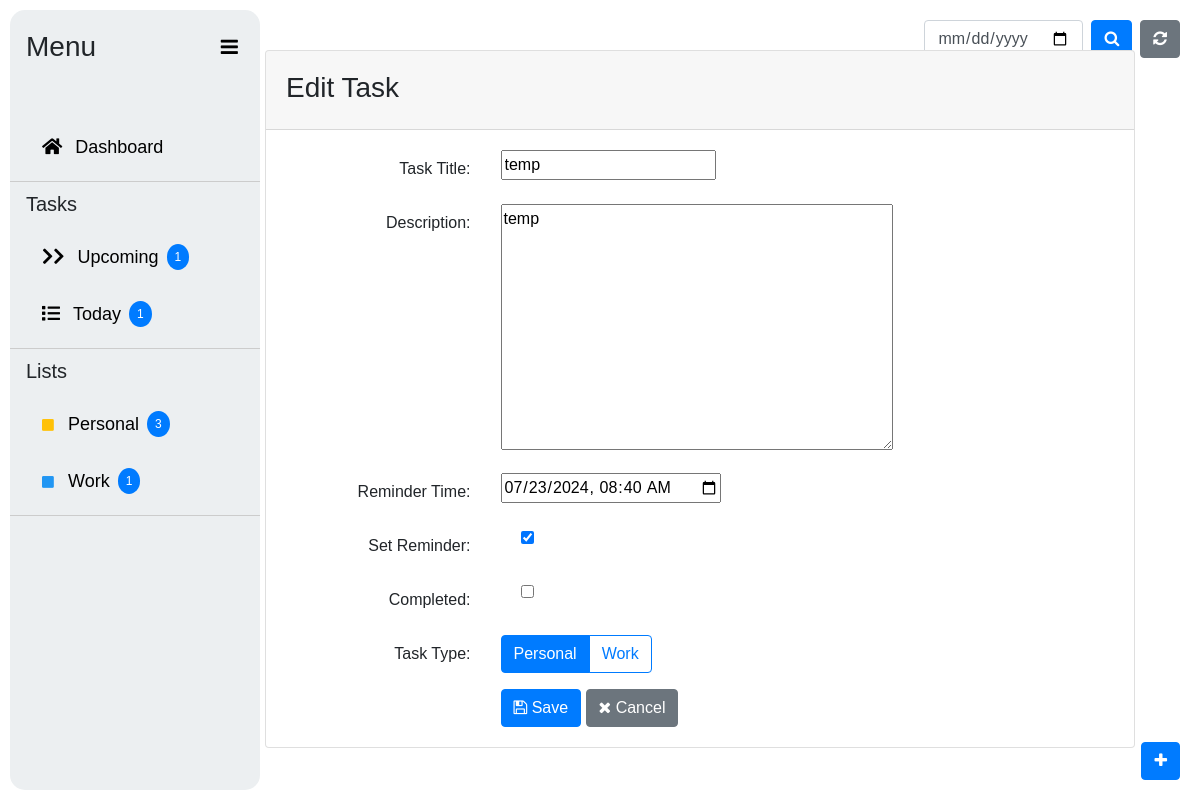
The page /edit/3/ on the database its author committed.
### tasks/models.py (models this page shows, shortened)
class Task(models.Model):
    TASK_TYPE_CHOICES = [
        ('personal', 'Personal'),
        ('work', 'Work'),
    ]
    title = models.CharField(max_length=200)
    description = models.TextField()
    completed = models.BooleanField(default=False)
    reminder_time = models.DateTimeField(blank=True, null=True)
    is_reminder_set = models.BooleanField(default=False)
    task_type = models.CharField(max_length=10, choices=TASK_TYPE_CHOICES, default='personal')

### tasks/views.py (the view)
# urls.py: path('edit/<int:pk>/', views.task_update, name='edit-task'),
def task_update(request, pk):
    tomorrow = timezone.now().date() + timedelta(days=1)
    upcoming_count = Task.objects.filter(reminder_time__date__gte=tomorrow).count()
    today = timezone.now().date()
    today_count = Task.objects.filter(reminder_time__date=today).count()
    personal_tasks = Task.objects.filter(task_type='personal', completed=False).order_by('reminder_time')
    personal_count = personal_tasks.count()
    work_tasks = Task.objects.filter(task_type='work', completed=False).order_by('reminder_time')
    work_count = work_tasks.count()
    task = get_object_or_404(Task, pk=pk)
    if request.method == 'POST':
        form = TaskForm(request.POST, instance=task)
        if form.is_valid():
            task = form.save(commit=False)
            if task.completed:
                task.reminder_time = None
                task.is_reminder_set = False
            task.save()
            messages.success(request, f'Task "{task.title}" updated successfully.')
            return redirect('task-list')
    else:
        form = TaskForm(instance=task)
    return render(request, 'tasks/task_form.html', {'form': form,'upcoming_count': upcoming_count,
        'today_count': today_count,'personal_count':personal_count,
        'work_count':work_count})

### tasks/forms.py
class TaskForm(forms.ModelForm):
    TASK_TYPE_CHOICES = [
        ('personal', 'Personal'),
        ('work', 'Work'),
    ]
    task_type = forms.ChoiceField(choices=TASK_TYPE_CHOICES, widget=forms.RadioSelect, initial='work')
    class Meta:
        model = Task
        fields = ['title', 'description', 'completed', 'reminder_time', 'is_reminder_set','task_type']
        widgets = {
            'reminder_time': forms.DateTimeInput(attrs={'type': 'datetime-local'}, format='%Y-%m-%dT%H:%M'),
        }

### tasks/templates/tasks/task_form.html (shortened to what this page needs)
{% extends 'base.html' %}
{% block content %}
<div class="container">
    <div class="row justify-content-center">
        <div class="col-12">
            <div class="card">
                <div class="card-header">
                    <h3 class="card-title mt-2">
                        {% if form.instance.pk %}
                            Edit Task
                        {% else %}
                            Add Task
                        {% endif %}
                    </h3>
                </div>
                <div class="card-body">
                    <form method="post">
                        <div class="form-group row">
                            <label for="{{ form.title.id_for_label }}" class="col-md-3 col-form-label text-md-right">Task Title:</label>
                            <div class="col-md-9">
                                {{ form.title }}
                            </div>
                        </div>
                        <div class="form-group row">
                            <label for="{{ form.description.id_for_label }}" class="col-md-3 col-form-label text-md-right">Description:</label>
                            <div class="col-md-9">
                                {{ form.description }}
                            </div>
                        </div>
                        <div class="form-group row">
                            <label for="{{ form.reminder_time.id_for_label }}" class="col-md-3 col-form-label text-md-right">Reminder Time:</label>
                            <div class="col-md-9">
                                {{ form.reminder_time }}
                            </div>
                        </div>
                        <div class="form-group row">
                            <label class="col-md-3 col-form-label text-md-right">Set Reminder:</label>
                            <div class="col-md-9">
                                <div class="form-check mb-2">
                                    {{ form.is_reminder_set }}
                                </div>
                            </div>
                        </div>
                        <div class="form-group row">
                            <label class="col-md-3 col-form-label text-md-right">Completed:</label>
                            <div class="col-md-9">
                                <div class="form-check">
                                    {{ form.completed }}
                                </div>
                            </div>
                        </div>
                        <div class="form-group row">
                            <label class="col-md-3 col-form-label text-md-right">Task Type:</label>
                            <div class="col-md-9">
                                <div class="btn-group btn-group-toggle" data-toggle="buttons">
                                    <label class="btn btn-outline-primary {% if form.task_type.value == 'personal' %}active{% endif %}" >
                                        <input type="radio" name="task_type" value="personal" autocomplete="off" {% if form.task_type.value == 'personal' %}checked{% endif %}> Personal
                                    </label>
                                    <label class="btn btn-outline-primary {% if form.task_type.value == 'work' %}active{% endif %}" >
                                        <input type="radio" name="task_type" value="work" autocomplete="off" {% if form.task_type.value == 'work' %}checked{% endif %}> Work
                                    </label>
                                </div>
                            </div>
                        </div>
                        <div class="form-group row mb-0">
                            <div class="col-md-9 offset-md-3">
                                <button type="submit" class="btn btn-primary"><i class="fa fa-save"></i> Save</button>
                                <a href="{% url 'task-list' %}" class="btn btn-secondary"><i class="fa fa-times"></i> Cancel</a>
                            </div>
                        </div>
                    </form>
                </div>
            </div>
        </div>
    </div>
</div>
{% endblock %}

### todo_project/templates/base.html (style rules this page uses)
body { display: flex; margin: 0; font-family: Arial, sans-serif; position: relative; }

### rows shown on the page
Task: title "temp", description "temp", reminder_time "07/23/2024 08:40", is_reminder_set "☑"

### other values the page prints
{{ upcoming_count }} "1"
{{ today_count }} "1"
{{ personal_count }} "3"
{{ work_count }} "1"
